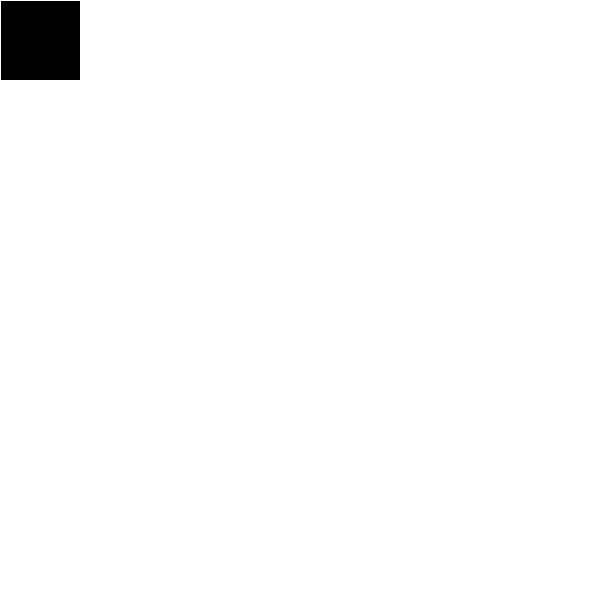
Frame 1 (no input)
Frame 60 (the mouse pressed at the canvas centre just before this capture): identical to frame 1, image omitted
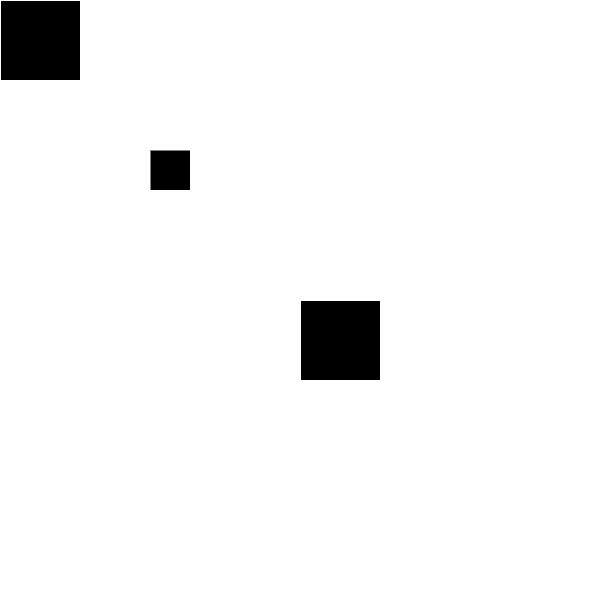
Frame 120 (the mouse held since frame 60 and released just before this capture)

The Processing sketch that drew these frames (run headless with seeded random() and noise(); from frame 60 on, the mouse is pressed at the canvas centre):

// Processing sketch: d02_h02_Scaling_shapes
// ── d02_h02_Scaling_shapes.pde
int numshape = 0;

void setup(){
size(600,600);
background(#ffffff);
}

void draw(){
  if (numshape >= 100) 
  {
  scale(.5);
  }
  
  if (numshape >= 200) 
  {
  scale(1.5);
  fill(#ffffff);
  }
  fill(0);
  stroke(#ffffff);
  rect(mouseX,mouseY,80,80);
  numshape += 1;
  

}
